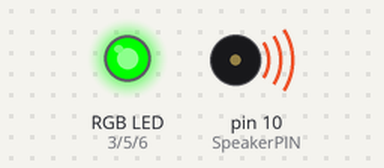
Bench run of a sketch on a simulated Arduino Uno, built with avr-gcc and run on an emulated ATmega328P. On the bench: an RGB LED mixed from three pins (HIGH = lit), buzzer (waves = sounding).

Above: at 0.2 s.
At 7.07 s:
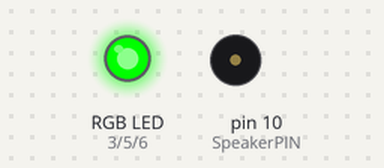
At 14.5 s:
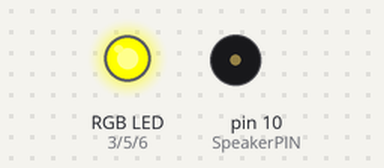
At 21.48 s:
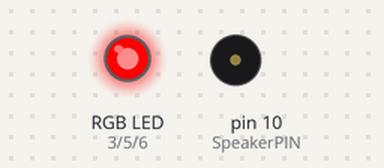
At 28.8 s:
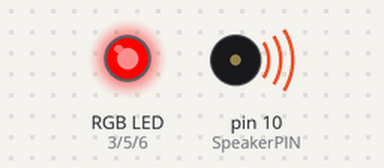
Timing chart, 0 to 33.4 s (numbered marks = the images above):
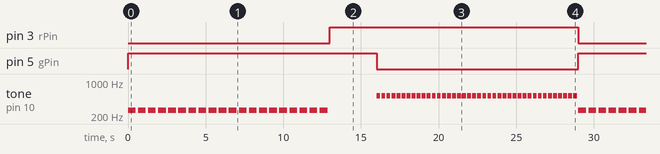

The sketch:

d2.ino
```cpp
#include "pitches.h"
#define SpeakerPIN 10

#define rPin 3
#define gPin 5
#define bPin 6

int safe = 10;
int care = 13;
int dang = 23;
int noteDuration;

void rgb(int r, int g, int b){
  analogWrite(rPin, r);
  analogWrite(gPin, g);
  analogWrite(bPin, b);
}


void setup(){
  Serial.begin(9600);
  pinMode(rPin, OUTPUT);
  pinMode(gPin, OUTPUT);
  pinMode(bPin, OUTPUT);
}

void loop(){

  rgb(0, 255, 0);
  noteDuration = 1000 / 2;
  for(int i = 0; i < 20; i++){
    tone(SpeakerPIN, NOTE_C4, noteDuration);
    int pauseBetweenNotes = noteDuration * 1.3;
    delay(pauseBetweenNotes);
    noTone(SpeakerPIN);
  }
  rgb(255, 255, 0);
  delay(3000);
  rgb(255, 0, 0);
  noteDuration = 1000 / 4;
  for(int i = 0; i < 40; i++){
    tone(SpeakerPIN, NOTE_C5, noteDuration);
    int pauseBetweenNotes = noteDuration * 1.3;
    delay(pauseBetweenNotes);
    noTone(SpeakerPIN);
  }
}
```

pitches.h
```cpp
/*************************************************
 * Public Constants
 *************************************************/

#define NOTE_B0  31
#define NOTE_C1  33
#define NOTE_CS1 35
#define NOTE_D1  37
#define NOTE_DS1 39
#define NOTE_E1  41
#define NOTE_F1  44
#define NOTE_FS1 46
#define NOTE_G1  49
#define NOTE_GS1 52
#define NOTE_A1  55
#define NOTE_AS1 58
#define NOTE_B1  62
#define NOTE_C2  65
#define NOTE_CS2 69
#define NOTE_D2  73
#define NOTE_DS2 78
#define NOTE_E2  82
#define NOTE_F2  87
#define NOTE_FS2 93
#define NOTE_G2  98
#define NOTE_GS2 104
#define NOTE_A2  110
#define NOTE_AS2 117
#define NOTE_B2  123
#define NOTE_C3  131
#define NOTE_CS3 139
#define NOTE_D3  147
#define NOTE_DS3 156
#define NOTE_E3  165
#define NOTE_F3  175
#define NOTE_FS3 185
#define NOTE_G3  196
#define NOTE_GS3 208
#define NOTE_A3  220
#define NOTE_AS3 233
#define NOTE_B3  247
#define NOTE_C4  262
#define NOTE_CS4 277
#define NOTE_D4  294
#define NOTE_DS4 311
#define NOTE_E4  330
#define NOTE_F4  349
#define NOTE_FS4 370
#define NOTE_G4  392
#define NOTE_GS4 415
#define NOTE_A4  440
#define NOTE_AS4 466
#define NOTE_B4  494
#define NOTE_C5  523
#define NOTE_CS5 554
#define NOTE_D5  587
#define NOTE_DS5 622
#define NOTE_E5  659
#define NOTE_F5  698
#define NOTE_FS5 740
#define NOTE_G5  784
#define NOTE_GS5 831
#define NOTE_A5  880
#define NOTE_AS5 932
#define NOTE_B5  988
#define NOTE_C6  1047
#define NOTE_CS6 1109
#define NOTE_D6  1175
#define NOTE_DS6 1245
#define NOTE_E6  1319
#define NOTE_F6  1397
#define NOTE_FS6 1480
#define NOTE_G6  1568
#define NOTE_GS6 1661
#define NOTE_A6  1760
#define NOTE_AS6 1865
#define NOTE_B6  1976
#define NOTE_C7  2093
#define NOTE_CS7 2217
#define NOTE_D7  2349
#define NOTE_DS7 2489
#define NOTE_E7  2637
#define NOTE_F7  2794
#define NOTE_FS7 2960
#define NOTE_G7  3136
#define NOTE_GS7 3322
#define NOTE_A7  3520
#define NOTE_AS7 3729
#define NOTE_B7  3951
#define NOTE_C8  4186
#define NOTE_CS8 4435
#define NOTE_D8  4699
#define NOTE_DS8 4978
```

Measured:
- by itself, pin 3 (rPin), pin 5 (gPin): alternates HIGH for 16.0 s and LOW for 13.0 s
- by itself, tone on pin 10 (SpeakerPIN): plays 262 Hz for 0.50 s, 262 Hz for 0.50 s, 262 Hz for 0.50 s, 262 Hz for 0.50 s, 262 Hz for 0.50 s, 262 Hz for 0.50 s … (260 notes in this stretch)
